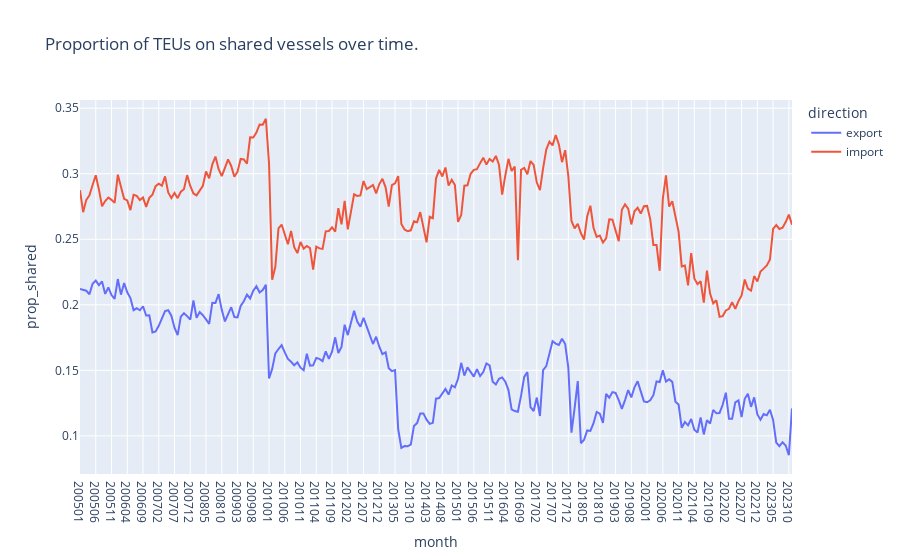

Source (notebook cell):
### Code cell
lf = pl.concat([imports_lf,exports_lf], how='diagonal')

sharing_over_time_plotly(
    data_lf=lf,
    group_var='direction',
    title='Proportion of TEUs on shared vessels over time.')

### Figure 1 — Plotly figure (JSON) as saved in the notebook; plotly's stock layout.template omitted (floating-point values rounded to 4 significant figures; data arrays with more than 128 entries replaced by an {"elided": "..."} marker saying what was removed)
{"data": [{"hovertemplate": "direction=export<br>month=%{x}<br>prop_shared=%{y}<extra></extra>", "legendgroup": "export", "line": {"color": "#636efa", "dash": "solid"}, "marker": {"symbol": "circle"}, "mode": "lines", "name": "export", "orientation": "v", "showlegend": true, "type": "scatter", "x": {"elided": "227 str values"}, "xaxis": "x", "y": {"elided": "227 float values"}, "yaxis": "y"}, {"hovertemplate": "direction=import<br>month=%{x}<br>prop_shared=%{y}<extra></extra>", "legendgroup": "import", "line": {"color": "#EF553B", "dash": "solid"}, "marker": {"symbol": "circle"}, "mode": "lines", "name": "import", "orientation": "v", "showlegend": true, "type": "scatter", "x": {"elided": "227 str values"}, "xaxis": "x", "y": {"elided": "227 float values"}, "yaxis": "y"}], "layout": {"legend": {"title": {"text": "direction"}, "tracegroupgap": 0}, "title": {"text": "Proportion of TEUs on shared vessels over time."}, "xaxis": {"anchor": "y", "domain": [0, 1], "title": {"text": "month"}}, "yaxis": {"anchor": "x", "domain": [0, 1], "title": {"text": "prop_shared"}}}}
